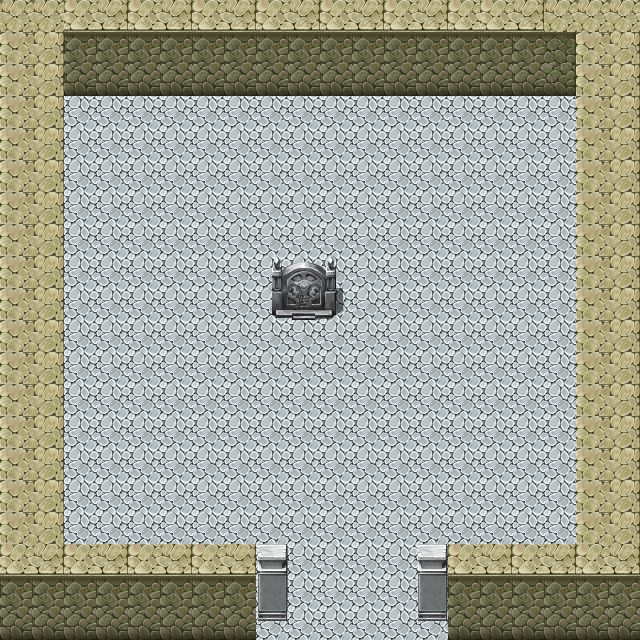

A 2D game scene composited from a Tiled map and its tileset images. What follows is a short description and the map's XML, with each tile layer's data collapsed to a summary:
An orthogonal 20x20 tile map with 32x32 px tiles, 3 tile layers (background, buildings, cover) and 2 objects (player, door).

<map version="1.0" tiledversion="1.1.5" orientation="orthogonal" renderorder="right-down" width="20" height="20" tilewidth="32" tileheight="32" infinite="0" nextobjectid="4">
 <tileset firstgid="1" name="map2" tilewidth="32" tileheight="32" tilecount="1600" columns="40">
  <image source="../Game-GetOut/assets/images/map2.png" width="1280" height="1280" />
 </tileset>
 <layer name="background" width="20" height="20">
  <data>[400 cells, 400 non-empty, 6 distinct tile ids]</data>
 </layer>
 <layer name="buildings" width="20" height="20">
  <properties>
   <property name="collision" type="bool" value="true" />
  </properties>
  <data>[400 cells, 170 non-empty, 18 distinct tile ids]</data>
 </layer>
 <layer name="cover" width="20" height="20">
  <data>[400 cells, 0 non-empty, 0 distinct tile ids]</data>
 </layer>
 <objectgroup name="objects">
  <object id="2" name="player" type="player" x="335" y="554" width="32" height="32">
   <properties>
    <property name="group" value="players" />
    <property name="texture" value="player_spritesheet" />
    <property name="walking_speed" type="int" value="50" />
   </properties>
  </object>
  <object id="3" name="door" type="door" x="287" y="610.5" width="130" height="27">
   <properties>
    <property name="group" value="doors" />
    <property name="next_level" value="assets/preload/map2.json" />
    <property name="texture" value="" />
   </properties>
  </object>
 </objectgroup>
</map>
